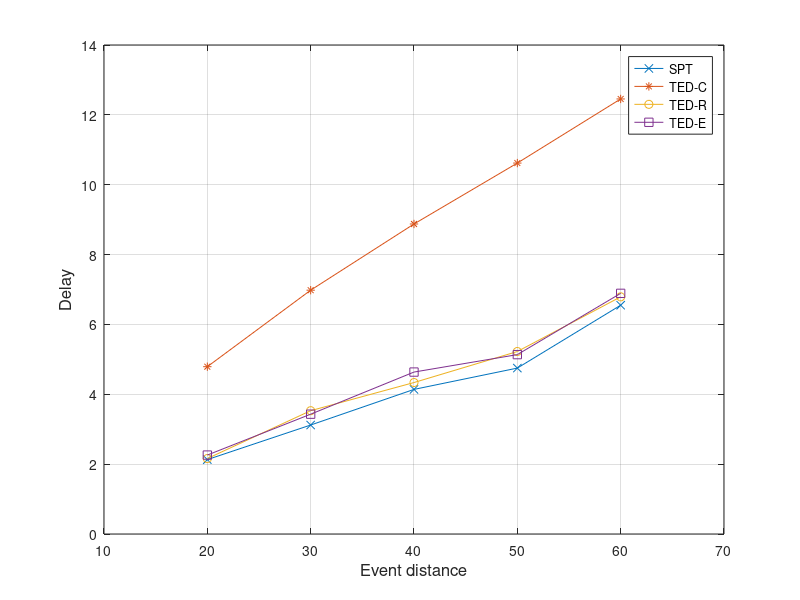

MATLAB code for this plot:
x = [20 30 40 50 60]
y = [2.13 3.12 4.14 4.75 6.55]
y1 = [4.79 6.9801875 8.87575 10.619875 12.4554375]
y2 = [2.16 3.530375 4.3365 5.2245625 6.79]
y3 = [2.26 3.430375 4.6365 5.1355625 6.89]
plot(x, y, '-x', x, y1, '-*', x, y2, '-o', x, y3, '-s')
axis([10 70 0 14])
xlabel('Event distance', 'fontsize',12)
ylabel('Delay','fontsize',12)
legend('SPT', 'TED-C', 'TED-R', 'TED-E')
grid on
%set(h, 'Box', 'on')

